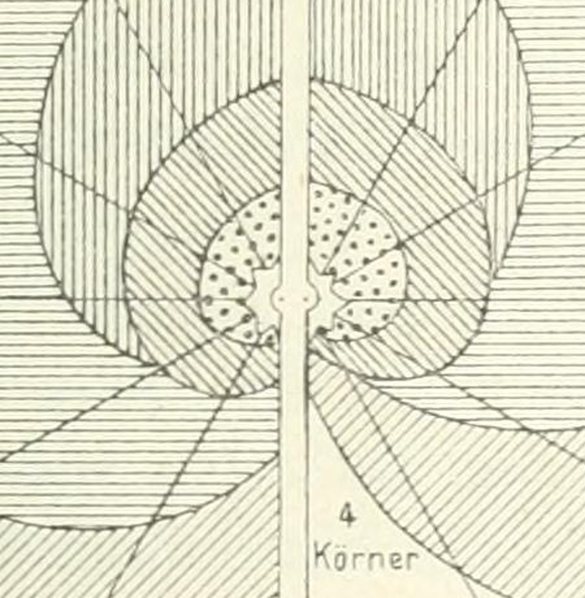
#> input picture noon/agent2-thunen/referee/crop34_centre.png, 1170 x 1196 px (shown at 1/2 size)
$ python measure1.py crop34_centre.png
#> lines starting #> are read from the running program, lines starting #| are printed output that depends on the picture; after the words box and inside, x2 and y2 are one past the last pixel; in counts of white or black regions, pixels touching at a corner belong together
import sys
import numpy as np
from PIL import Image
p = sys.argv[1]
im = Image.open(p).convert('L')
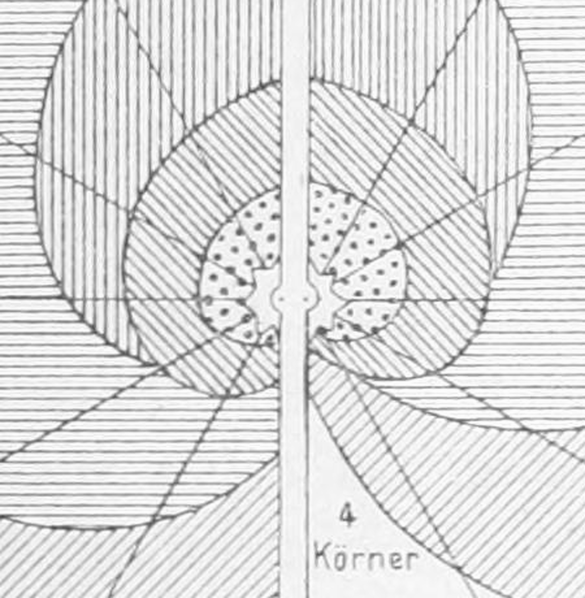
#> im: PIL image 1170x1196 L (shown at 1/2 size); min 69, max 255, mean 220.5
a = np.asarray(im).astype(float)
print(a.shape)
#| (1196, 1170)
H, W = a.shape
#> H = 1196; W = 1170
dark = a < 110
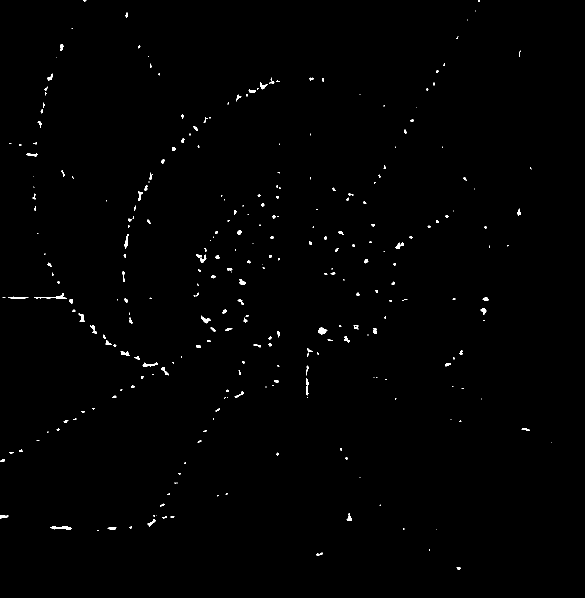
#> dark: shape (1196, 1170) bool (shown at 1/2 size); 0.56% white; 289 white regions (154 under 20 px), largest, box (x1, y1, x2, y2) and area: (68, 586, 133, 598) 191, (101, 1053, 144, 1060) 181, (637, 655, 655, 669) 164
# scale bar: look for the long horizontal line near the foot (display y~1077 -> orig ~1434)
for y in range(1380, 1500):
#> (the run stopped early here; a loop or call above may not have finished)

$ run again, on noon/agent2-thunen/referee/crop_p2band.png
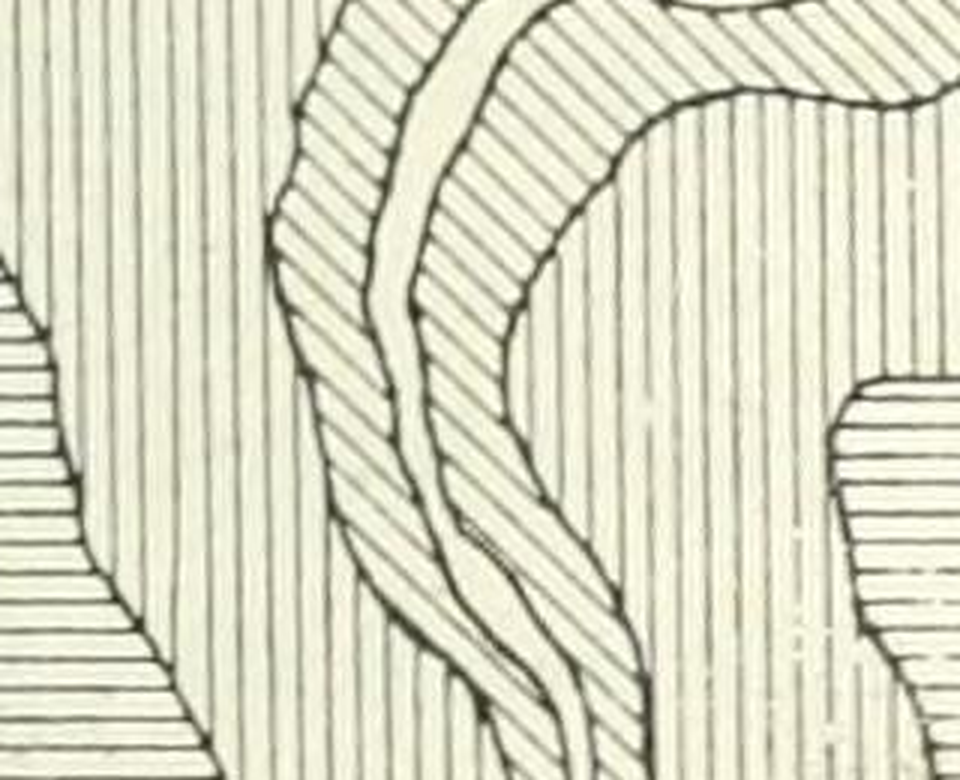
#> input picture noon/agent2-thunen/referee/crop_p2band.png, 960 x 780 px
#> `im = Image.open(p).convert('L')`:
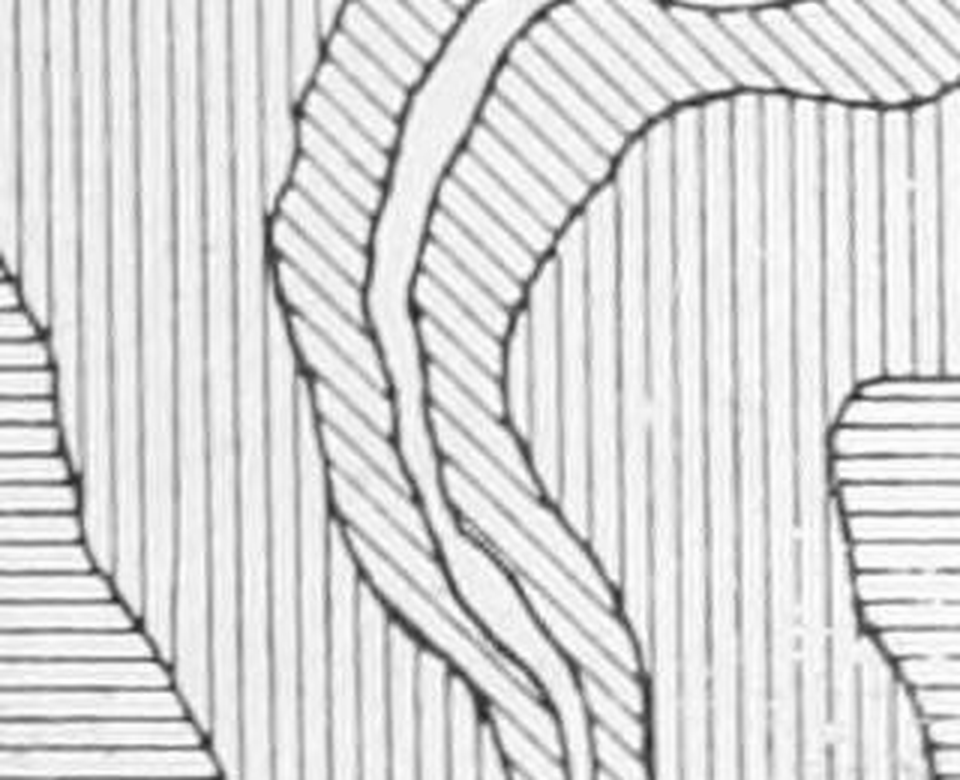
#> im: PIL image 960x780 L; min 35, max 255, mean 216.3
#| (780, 960)
#> `dark = a < 110`:
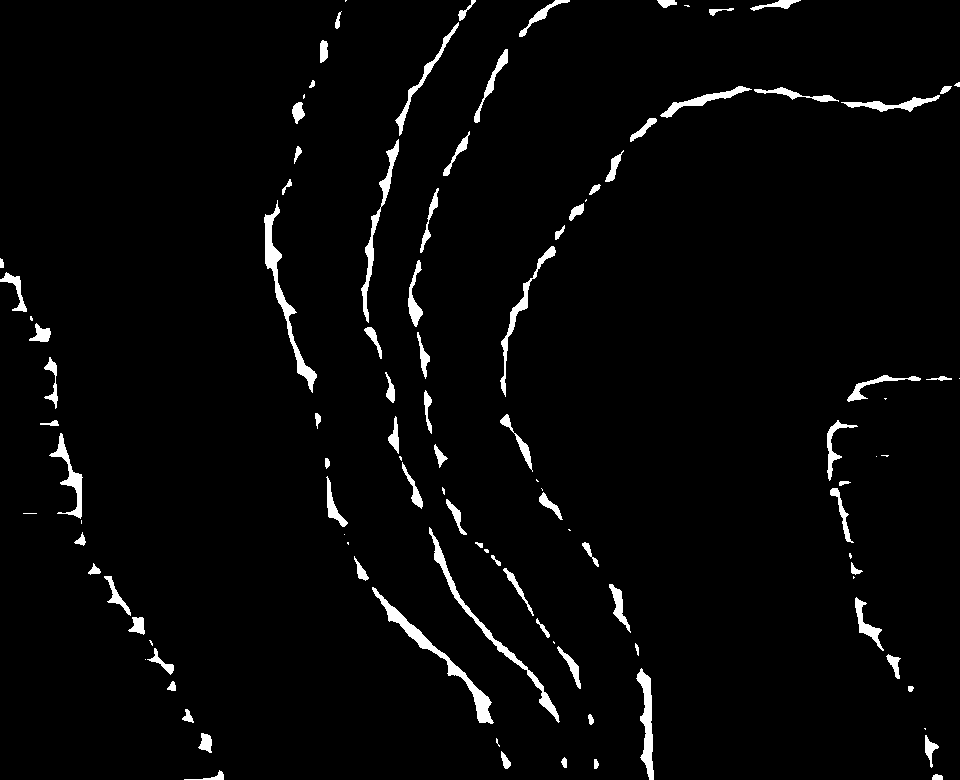
#> dark: shape (780, 960) bool; 2.9% white; 110 white regions (26 under 20 px), largest, box (x1, y1, x2, y2) and area: (372, 587, 494, 724) 1571, (264, 200, 317, 393) 1442, (429, 527, 560, 723) 1310

$ run again, on noon/agent2-thunen/referee/crop_scale.png
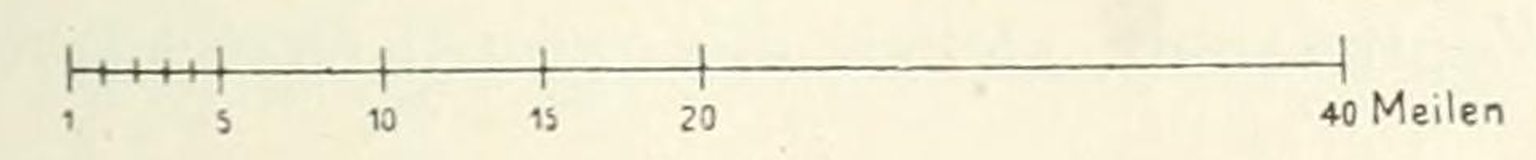
#> input picture noon/agent2-thunen/referee/crop_scale.png, 1536 x 160 px
#> `im = Image.open(p).convert('L')`:
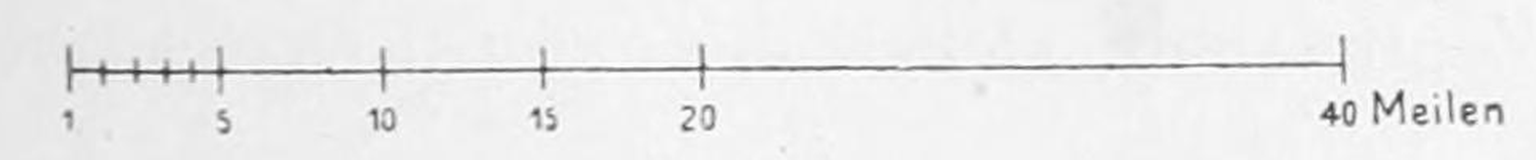
#> im: PIL image 1536x160 L; min 46, max 254, mean 236.4
#| (160, 1536)
#> `dark = a < 110`:
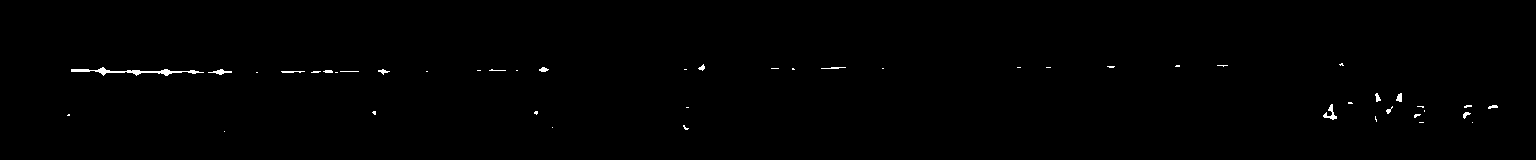
#> dark: shape (160, 1536) bool; 0.45% white in thin lines or dots, all inside (x1, y1, x2, y2) = (67, 63, 1498, 132)
